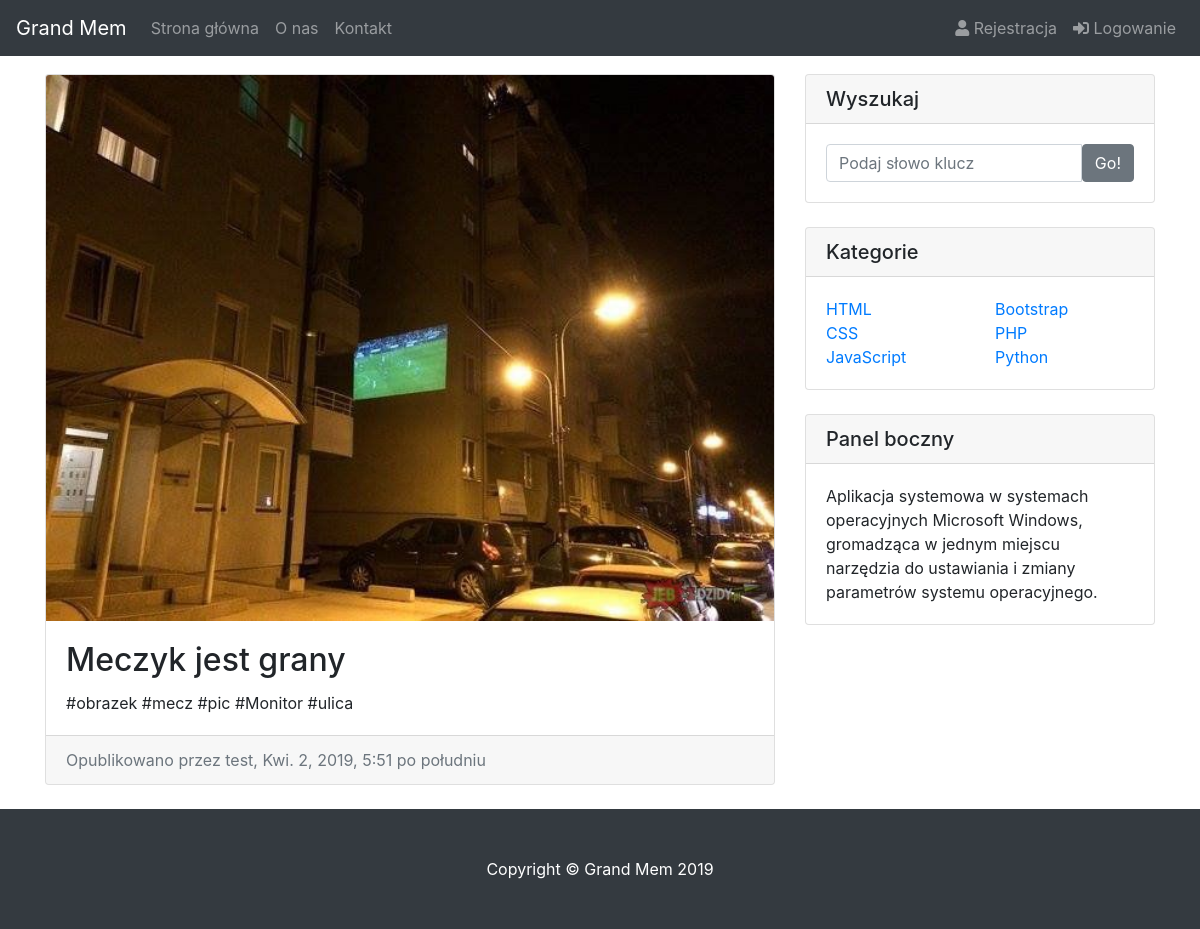
The app's page /mem/2/ with its own data.
### post/models.py (models this page shows, shortened)
class Mem(models.Model):
    title = models.CharField(max_length=100)
    content = models.TextField()
    image = models.ImageField(default='default.jpg', upload_to='mems', blank=True)
    date_posted = models.DateTimeField(default=timezone.now)
    author = models.ForeignKey(User, on_delete=models.CASCADE)

### post/views.py (the view)
# urls.py: path('mem/<int:pk>/', MemDetailView.as_view(), name='mem-detail'),
class MemDetailView(DetailView):
    model = Mem

### post/templates/post/mem_detail.html (shortened to what this page needs)
﻿{% extends "post/base.html" %}
{% block content %}
<div class="row">
	<div class="col-md-8">
	<br>
	<div class="card mb-4">
		<img class="card-img-top" src="{{ object.image.url }}">
		<div class="card-body">
			<h2 class="card-title">{{ object.title }}</h2>
			<p class="card-text">{{ object.content }}</p>
		</div>
		<div class="card-footer text-muted">
			Opublikowano przez  {{ object.author }}, {{ object.date_posted }}
		</div>
	</div>
</div>
	<div class="col-md-4">
		<div class="card my-4">
			<h5 class="card-header">Wyszukaj</h5>
			<div class="card-body">
				<div class="input-group">
					<input type="text" class="form-control" placeholder="Podaj słowo klucz">
					<span class="input-group-btn">
						<button class="btn btn-secondary" type="button">Go!</button>
					</span>
				</div>
			</div>
		</div>
	<div class="card my-4">
		<h5 class="card-header">Kategorie</h5>
			<div class="card-body">
				<div class="row">
					<div class="col-lg-6">
						<ul class="list-unstyled mb-0">
							<li>
								<a href="#">HTML</a>
							</li>
							<li>
								<a href="#">CSS</a>
							</li>
							<li>
								<a href="#">JavaScript</a>
							</li>
						</ul>
					</div>
				<div class="col-lg-6">
					<ul class="list-unstyled mb-0">
						<li>
							<a href="#">Bootstrap</a>
						</li>
						<li>
							<a href="#">PHP</a>
						</li>
						<li>
							<a href="#">Python</a>
						</li>
					</ul>
				</div>
			</div>
		</div>
	</div>
	<div class="card my-4">
		<h5 class="card-header">Panel boczny</h5>
		<div class="card-body">
			Aplikacja systemowa w systemach operacyjnych Microsoft Windows, gromadząca w jednym miejscu narzędzia do ustawiania i zmiany parametrów systemu operacyjnego.
		</div>
	</div>
	</div>
</div>
</div>
{% endblock content %}

### post/static/css/main.css (style rules this page uses)
body { margin-top: -30px; }

### records on screen
Mem: image (picture), title "Meczyk jest grany", content "#obrazek #mecz #pic #Monitor #ulica", author "test", date_posted "Kwi. 2, 2019, 5:51 po południu"
